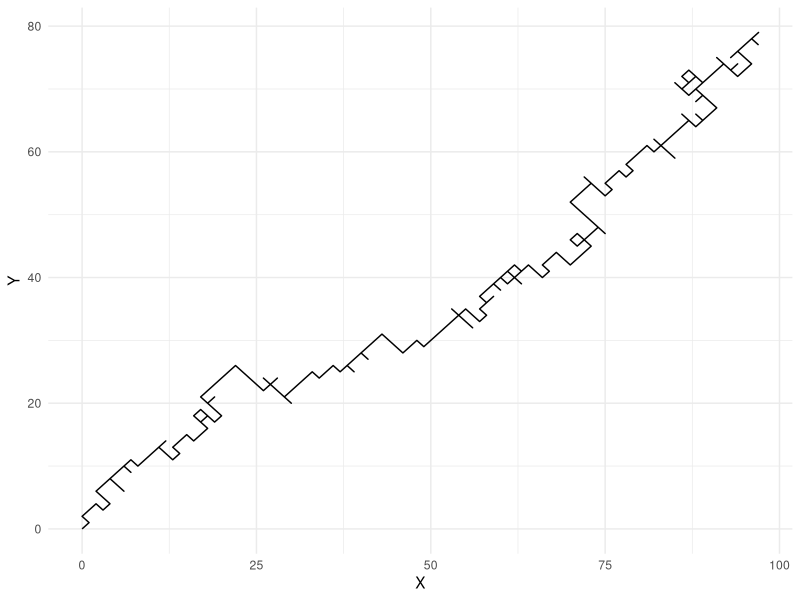

Recreate this plot in R.

library(ggplot2)
library(gganimate)
n <- 250
df2 <- as.data.frame(matrix(NA,n,5))
colnames(df2) <- c("Step", "result.x","result.y", "position.x","position.y")
df2$Step[1] <- 0
df2$result.x[1] <- 0
df2$position.x[1] <- 0
df2$result.y[1] <- 0
df2$position.y[1] <- 0
i <- 2
for (i in 2:n){
  result.x <- sample(1:6,1,replace = TRUE)
  if (result.x<=4){
    Step = 1
  } else {
    Step = -1
  }
  df2$result.x <- Step
  df2$position.x[i] <- df2$position.x[i-1] + Step
  result.y <- sample(1:6,1,replace=TRUE)
  if (result.y<=4){
    Step = 1
  } else {
    Step = -1
  }
  df2$result.y <- Step
  df2$position.y[i] <- df2$position.y[i-1] + Step
  df2$Step[i] <- i-1
  i < i+1
}
#df2 <- df[complete.cases(df2),]

positions <- data.frame(df2$position.x,df2$position.y)
colnames(positions) <- c("X","Y")

random_2d <- ggplot(positions, aes(x = X, y = Y),type=b,pch=19) + geom_path()+ theme_minimal()
random_2d
